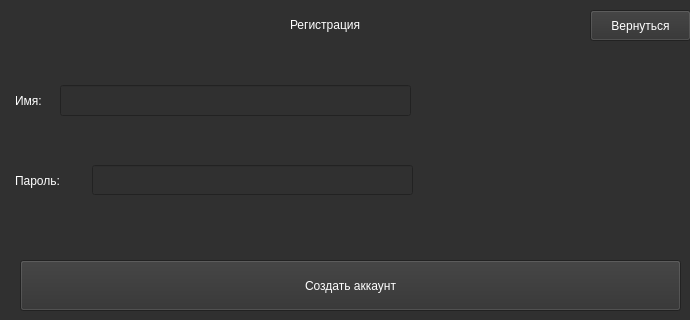
<?xml version="1.0" encoding="UTF-8"?>
<ui version="4.0">
 <class>MainWindow</class>
 <widget class="QMainWindow" name="MainWindow">
  <property name="geometry">
   <rect>
    <x>0</x>
    <y>0</y>
    <width>690</width>
    <height>320</height>
   </rect>
  </property>
  <property name="windowTitle">
   <string>MainWindow</string>
  </property>
  <property name="styleSheet">
   <string notr="true">background-color: rgb(48, 48, 48);
</string>
  </property>
  <widget class="QWidget" name="centralwidget">
   <widget class="QLabel" name="label">
    <property name="geometry">
     <rect>
      <x>290</x>
      <y>10</y>
      <width>120</width>
      <height>30</height>
     </rect>
    </property>
    <property name="styleSheet">
     <string notr="true">background-color: rgb(48, 48, 48);
color: rgb(255, 255, 255);
font: 16pt &quot;MS Shell Dlg 2&quot;;</string>
    </property>
    <property name="text">
     <string>Регистрация</string>
    </property>
   </widget>
   <widget class="QLabel" name="label_2">
    <property name="geometry">
     <rect>
      <x>15</x>
      <y>90</y>
      <width>51</width>
      <height>21</height>
     </rect>
    </property>
    <property name="styleSheet">
     <string notr="true">background-color: rgb(48, 48, 48);
color: rgb(255, 255, 255);
font: 16pt &quot;MS Shell Dlg 2&quot;;</string>
    </property>
    <property name="text">
     <string>Имя:</string>
    </property>
   </widget>
   <widget class="QLabel" name="label_3">
    <property name="geometry">
     <rect>
      <x>15</x>
      <y>170</y>
      <width>81</width>
      <height>21</height>
     </rect>
    </property>
    <property name="styleSheet">
     <string notr="true">background-color: rgb(48, 48, 48);
color: rgb(255, 255, 255);
font: 16pt &quot;MS Shell Dlg 2&quot;;</string>
    </property>
    <property name="text">
     <string>Пароль:</string>
    </property>
   </widget>
   <widget class="QLineEdit" name="lineEdit_name">
    <property name="geometry">
     <rect>
      <x>60</x>
      <y>85</y>
      <width>351</width>
      <height>31</height>
     </rect>
    </property>
    <property name="styleSheet">
     <string notr="true">background-color: rgb(48, 48, 48);
color: rgb(255, 255, 255);
font: 16pt &quot;MS Shell Dlg 2&quot;;</string>
    </property>
    <property name="text">
     <string/>
    </property>
   </widget>
   <widget class="QLineEdit" name="lineEdit_pass">
    <property name="geometry">
     <rect>
      <x>92</x>
      <y>165</y>
      <width>321</width>
      <height>30</height>
     </rect>
    </property>
    <property name="styleSheet">
     <string notr="true">background-color: rgb(48, 48, 48);
color: rgb(255, 255, 255);
font: 16pt &quot;MS Shell Dlg 2&quot;;</string>
    </property>
    <property name="text">
     <string/>
    </property>
   </widget>
   <widget class="QPushButton" name="button">
    <property name="geometry">
     <rect>
      <x>20</x>
      <y>260</y>
      <width>661</width>
      <height>51</height>
     </rect>
    </property>
    <property name="styleSheet">
     <string notr="true">background-color: rgb(48, 48, 48);
color: rgb(255, 255, 255);
font: 16pt &quot;MS Shell Dlg 2&quot;;</string>
    </property>
    <property name="text">
     <string>Создать аккаунт</string>
    </property>
   </widget>
   <widget class="QLabel" name="lbl_success">
    <property name="geometry">
     <rect>
      <x>20</x>
      <y>220</y>
      <width>590</width>
      <height>21</height>
     </rect>
    </property>
    <property name="styleSheet">
     <string notr="true">background-color: rgb(48, 48, 48);
color: rgb(255, 255, 255);
font: 12pt &quot;MS Shell Dlg 2&quot;;</string>
    </property>
    <property name="text">
     <string/>
    </property>
   </widget>
   <widget class="QPushButton" name="btn_home">
    <property name="geometry">
     <rect>
      <x>590</x>
      <y>10</y>
      <width>101</width>
      <height>31</height>
     </rect>
    </property>
    <property name="styleSheet">
     <string notr="true">background-color: rgb(48, 48, 48);
color: rgb(255, 255, 255);
font: 8pt &quot;MS Shell Dlg 2&quot;;</string>
    </property>
    <property name="text">
     <string>Вернуться</string>
    </property>
   </widget>
   <widget class="QLabel" name="lbl_success_2">
    <property name="geometry">
     <rect>
      <x>20</x>
      <y>130</y>
      <width>590</width>
      <height>21</height>
     </rect>
    </property>
    <property name="styleSheet">
     <string notr="true">background-color: rgb(48, 48, 48);
color: rgb(255, 255, 255);
font: 12pt &quot;MS Shell Dlg 2&quot;;</string>
    </property>
    <property name="text">
     <string/>
    </property>
   </widget>
  </widget>
 </widget>
 <resources/>
 <connections/>
</ui>
